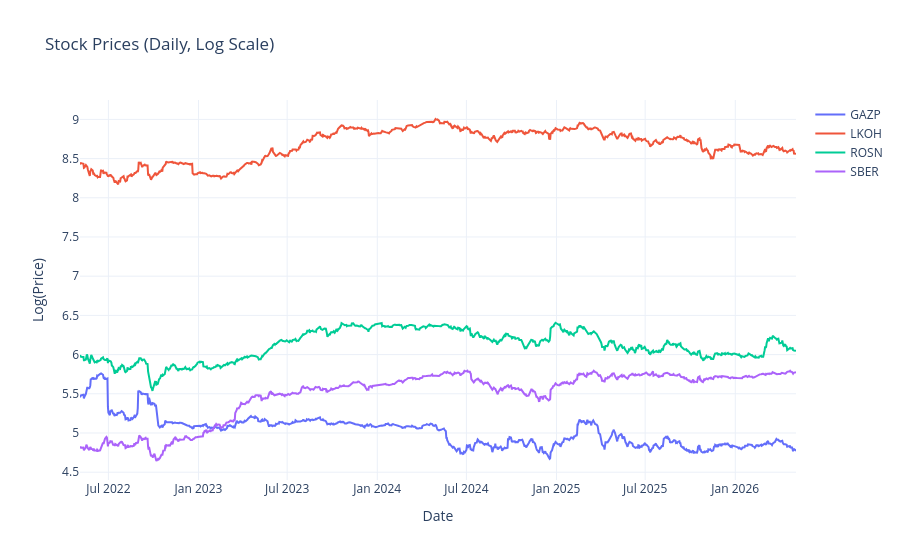

The cell this chart's notebook holds for it:
### Code cell
# Log scale

fig = go.Figure()

for ticker in stocks_data_1w_daily_df['company'].unique():
    df = stocks_data_1w_daily_df[stocks_data_1w_daily_df['company'] == ticker]
    fig.add_trace(
        go.Scatter(
            x=df['begin'],
            y=np.log(df['close']),
            mode="lines",
            name=ticker
        )
    )

fig.update_layout(
    title="Stock Prices (Daily, Log Scale)",
    xaxis_title="Date",
    yaxis_title="Log(Price)",
    template="plotly_white"
)
fig.show()

### Figure 1 — Plotly figure (JSON) as saved in the notebook; plotly's stock layout.template omitted (floating-point values rounded to 4 significant figures; data arrays with more than 128 entries replaced by an {"elided": "..."} marker saying what was removed)
{"data": [{"mode": "lines", "name": "GAZP", "type": "scatter", "x": {"elided": "1015 str values"}, "y": {"elided": "1015 float values"}}, {"mode": "lines", "name": "LKOH", "type": "scatter", "x": {"elided": "1015 str values"}, "y": {"elided": "1015 float values"}}, {"mode": "lines", "name": "ROSN", "type": "scatter", "x": {"elided": "1015 str values"}, "y": {"elided": "1015 float values"}}, {"mode": "lines", "name": "SBER", "type": "scatter", "x": {"elided": "1015 str values"}, "y": {"elided": "1015 float values"}}], "layout": {"title": {"text": "Stock Prices (Daily, Log Scale)"}, "xaxis": {"title": {"text": "Date"}}, "yaxis": {"title": {"text": "Log(Price)"}}}}
